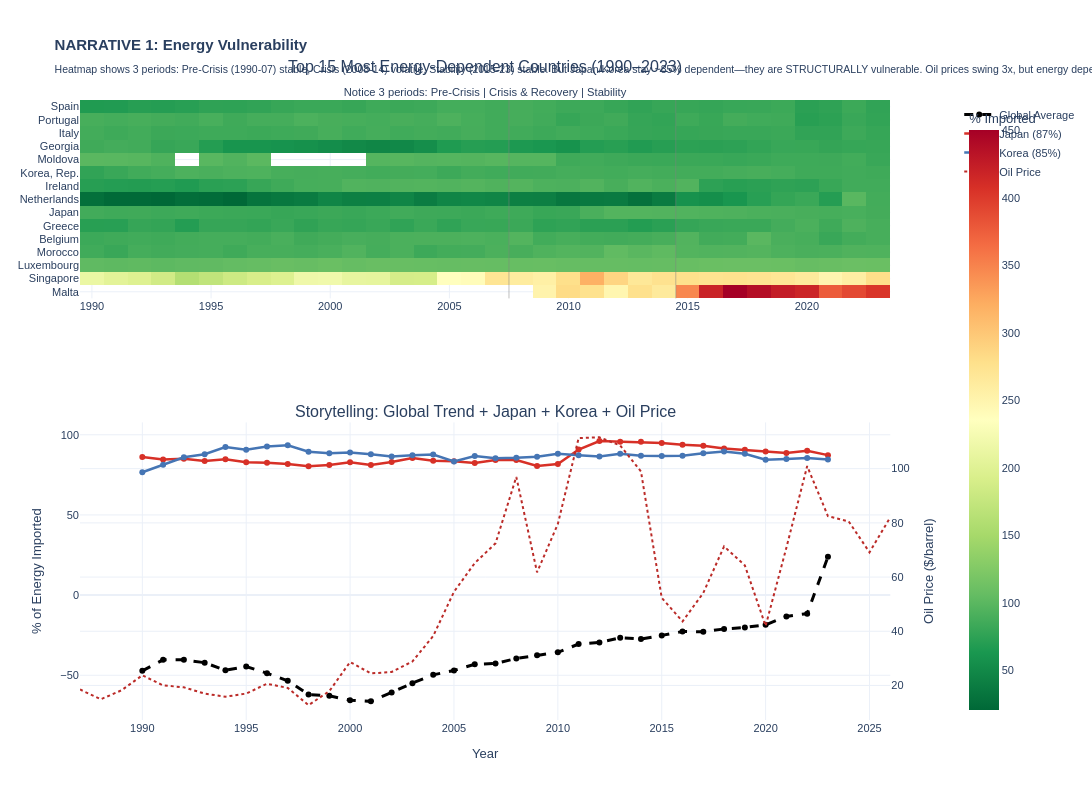

The notebook cell saved with this chart:
### Markdown cell above
### Narrative 1: Energy Vulnerability Over 30 Years

### Code cell
from plotly.subplots import make_subplots

# Top 15 most vulnerable countries
top_15 = df_imports[df_imports['Year'] == 2023].nlargest(15, 'Import_Dependency_Pct')['Country Name'].unique()

# Create heatmap
heatmap = df_imports[df_imports['Country Name'].isin(top_15)].pivot(
    index='Country Name', columns='Year', values='Import_Dependency_Pct'
).loc[top_15]

# Subplot: heatmap (top) + curves (bottom)
fig = make_subplots(
    rows=2, cols=1,
    subplot_titles=(
        'Top 15 Most Energy-Dependent Countries (1990–2023)<br><sub>Notice 3 periods: Pre-Crisis | Crisis & Recovery | Stability</sub>',
        'Storytelling: Global Trend + Japan + Korea + Oil Price'
    ),
    specs=[[{"type": "heatmap"}], [{"secondary_y": True}]],
    vertical_spacing=0.2, row_heights=[0.4, 0.6]
)

# Heatmap
fig.add_trace(go.Heatmap(
    z=heatmap.values, x=heatmap.columns, y=heatmap.index,
    colorscale='RdYlGn_r', colorbar=dict(title='% Imported'),
    hovertemplate='%{y}<br>Year: %{x}<br>Import: %{z:.1f}%<extra></extra>'
), row=1, col=1)

# Period dividers (visual storytelling)
fig.add_vline(x=2007.5, line_color='gray', line_width=1, opacity=0.5, row=1)
fig.add_vline(x=2014.5, line_color='gray', line_width=1, opacity=0.5, row=1)

# Storytelling curves
global_avg = df_imports.groupby('Year')['Import_Dependency_Pct'].mean()
fig.add_trace(go.Scatter(x=global_avg.index, y=global_avg.values, mode='lines+markers',
    name='Global Average', line=dict(color='black', width=3, dash='dash')),
    row=2, col=1, secondary_y=False)

# Japan
japan = df_imports[df_imports['Country Name'] == 'Japan'].sort_values('Year')
fig.add_trace(go.Scatter(x=japan['Year'], y=japan['Import_Dependency_Pct'],
    mode='lines+markers', name='Japan (87%)', line=dict(color='#d73027', width=2.5)),
    row=2, col=1, secondary_y=False)

# Korea
korea = df_imports[df_imports['Country Name'] == 'Korea, Rep.'].sort_values('Year')
fig.add_trace(go.Scatter(x=korea['Year'], y=korea['Import_Dependency_Pct'],
    mode='lines+markers', name='Korea (85%)', line=dict(color='#4575b4', width=2.5)),
    row=2, col=1, secondary_y=False)

# Oil price (secondary axis)
df_oil_sorted['YearMonth'] = df_oil_sorted['Date'].dt.to_period('Y')
oil_yearly = df_oil_sorted.groupby('YearMonth')['Price'].mean()
oil_years = [pd.Timestamp(str(p)).year for p in oil_yearly.index]
fig.add_trace(go.Scatter(x=oil_years, y=oil_yearly.values, mode='lines',
    name='Oil Price', line=dict(color='#bb2b28', width=2, dash='dot')),
    row=2, col=1, secondary_y=True)

fig.update_yaxes(title_text='% of Energy Imported', row=2, col=1, secondary_y=False)
fig.update_yaxes(title_text='Oil Price ($/barrel)', row=2, col=1, secondary_y=True)
fig.update_xaxes(title_text='Year', row=2, col=1)

fig.update_layout(
    title_text='<b>NARRATIVE 1: Energy Vulnerability</b><br><sub>Heatmap shows 3 periods: Pre-Crisis (1990-07) stable, Crisis (2008-14) volatile, Stability (2015-23) stable. '
    'But Japan/Korea stay ~85% dependent—they are STRUCTURALLY vulnerable. Oil prices swing 3x, but energy dependency doesn\'t change.</sub>',
    height=800, width=1200, template='plotly_white', hovermode='x unified', showlegend=True,
    font=dict(family='Arial', size=11)
)

fig.show()
print('✓ Narrative 1: Energy Vulnerability')

### Figure 1 — Plotly figure (JSON) as saved in the notebook; plotly's stock layout.template omitted (floating-point values rounded to 4 significant figures; data arrays with more than 128 entries replaced by an {"elided": "..."} marker saying what was removed)
{"data": [{"colorbar": {"title": {"text": "% Imported"}}, "colorscale": [[0, "rgb(0,104,55)"], [0.1, "rgb(26,152,80)"], [0.2, "rgb(102,189,99)"], [0.3, "rgb(166,217,106)"], [0.4, "rgb(217,239,139)"], [0.5, "rgb(255,255,191)"], [0.6, "rgb(254,224,139)"], [0.7, "rgb(253,174,97)"], [0.8, "rgb(244,109,67)"], [0.9, "rgb(215,48,39)"], [1, "rgb(165,0,38)"]], "hovertemplate": "%{y}<br>Year: %{x}<br>Import: %{z:.1f}%<extra></extra>", "type": "heatmap", "x": [1990, 1991, 1992, 1993, 1994, 1995, 1996, 1997, 1998, 1999, 2000, 2001, 2002, 2003, 2004, 2005, 2006, 2007, 2008, 2009, 2010, 2011, 2012, 2013, 2014, 2015, 2016, 2017, 2018, 2019, 2020, 2021, 2022, 2023], "xaxis": "x", "y": ["Malta", "Singapore", "Luxembourg", "Morocco", "Belgium", "Greece", "Japan", "Netherlands", "Ireland", "Korea, Rep.", "Moldova", "Georgia", "Italy", "Portugal", "Spain"], "yaxis": "y", "z": {"elided": "15x34 float values"}}, {"line": {"color": "black", "dash": "dash", "width": 3}, "mode": "lines+markers", "name": "Global Average", "type": "scatter", "x": [1990, 1991, 1992, 1993, 1994, 1995, 1996, 1997, 1998, 1999, 2000, 2001, 2002, 2003, 2004, 2005, 2006, 2007, 2008, 2009, 2010, 2011, 2012, 2013, 2014, 2015, 2016, 2017, 2018, 2019, 2020, 2021, 2022, 2023], "xaxis": "x2", "y": [-47.25, -40.39, -40.38, -42.16, -46.92, -44.58, -48.69, -53.5, -61.98, -62.83, -65.59, -66.29, -60.71, -54.92, -49.76, -47.0, -43.15, -42.6, -39.57, -37.46, -35.68, -30.54, -29.51, -26.65, -27.42, -25.13, -22.74, -22.92, -21.13, -20.2, -18.56, -13.29, -11.57, 23.89], "yaxis": "y2"}, {"line": {"color": "#d73027", "width": 2.5}, "mode": "lines+markers", "name": "Japan (87%)", "type": "scatter", "x": [1990, 1991, 1992, 1993, 1994, 1995, 1996, 1997, 1998, 1999, 2000, 2001, 2002, 2003, 2004, 2005, 2006, 2007, 2008, 2009, 2010, 2011, 2012, 2013, 2014, 2015, 2016, 2017, 2018, 2019, 2020, 2021, 2022, 2023], "xaxis": "x2", "y": [86.1, 84.6, 85.0, 83.7, 84.8, 82.9, 82.6, 81.8, 80.3, 81.1, 82.8, 81.2, 83.0, 85.5, 83.8, 83.5, 82.4, 84.3, 84.2, 80.6, 81.7, 90.8, 96.1, 95.7, 95.6, 94.8, 93.8, 93.1, 91.4, 90.6, 89.6, 88.7, 90.0, 87.3], "yaxis": "y2"}, {"line": {"color": "#4575b4", "width": 2.5}, "mode": "lines+markers", "name": "Korea (85%)", "type": "scatter", "x": [1990, 1991, 1992, 1993, 1994, 1995, 1996, 1997, 1998, 1999, 2000, 2001, 2002, 2003, 2004, 2005, 2006, 2007, 2008, 2009, 2010, 2011, 2012, 2013, 2014, 2015, 2016, 2017, 2018, 2019, 2020, 2021, 2022, 2023], "xaxis": "x2", "y": [76.6, 81.3, 86.0, 87.9, 92.4, 90.7, 92.7, 93.4, 89.4, 88.4, 88.9, 87.9, 86.5, 87.3, 87.7, 83.4, 86.8, 85.4, 85.6, 86.3, 88.1, 87.2, 86.5, 88.1, 86.9, 86.7, 86.9, 88.5, 89.5, 88.2, 84.5, 84.9, 85.5, 84.6], "yaxis": "y2"}, {"line": {"color": "#bb2b28", "dash": "dot", "width": 2}, "mode": "lines", "name": "Oil Price", "type": "scatter", "x": [1987, 1988, 1989, 1990, 1991, 1992, 1993, 1994, 1995, 1996, 1997, 1998, 1999, 2000, 2001, 2002, 2003, 2004, 2005, 2006, 2007, 2008, 2009, 2010, 2011, 2012, 2013, 2014, 2015, 2016, 2017, 2018, 2019, 2020, 2021, 2022, 2023, 2024, 2025, 2026], "xaxis": "x2", "y": [18.53, 14.91, 18.23, 23.76, 20.04, 19.32, 17.01, 15.86, 17.02, 20.64, 19.11, 12.76, 17.9, 28.66, 24.46, 24.99, 28.85, 38.26, 54.57, 65.16, 72.44, 96.94, 61.74, 79.61, 111.3, 111.6, 108.6, 98.97, 52.32, 43.64, 54.12, 71.33, 64.3, 41.96, 70.86, 100.9, 82.49, 80.52, 69.14, 82.04], "yaxis": "y3"}], "layout": {"annotations": [{"font": {"size": 16}, "showarrow": false, "text": "Top 15 Most Energy-Dependent Countries (1990–2023)<br><sub>Notice 3 periods: Pre-Crisis | Crisis & Recovery | Stability</sub>", "x": 0.47, "xanchor": "center", "xref": "paper", "y": 1, "yanchor": "bottom", "yref": "paper"}, {"font": {"size": 16}, "showarrow": false, "text": "Storytelling: Global Trend + Japan + Korea + Oil Price", "x": 0.47, "xanchor": "center", "xref": "paper", "y": 0.48, "yanchor": "bottom", "yref": "paper"}], "font": {"family": "Arial", "size": 11}, "height": 800, "hovermode": "x unified", "shapes": [{"line": {"color": "gray", "width": 1}, "opacity": 0.5, "type": "line", "x0": 2008.0, "x1": 2008.0, "xref": "x", "y0": 0, "y1": 1, "yref": "y domain"}, {"line": {"color": "gray", "width": 1}, "opacity": 0.5, "type": "line", "x0": 2014.0, "x1": 2014.0, "xref": "x", "y0": 0, "y1": 1, "yref": "y domain"}], "showlegend": true, "title": {"text": "<b>NARRATIVE 1: Energy Vulnerability</b><br><sub>Heatmap shows 3 periods: Pre-Crisis (1990-07) stable, Crisis (2008-14) volatile, Stability (2015-23) stable. But Japan/Korea stay ~85% dependent—they are STRUCTURALLY vulnerable. Oil prices swing 3x, but energy dependency doesn't change.</sub>"}, "width": 1200, "xaxis": {"anchor": "y", "domain": [0, 0.94]}, "xaxis2": {"anchor": "y2", "domain": [0, 0.94], "title": {"text": "Year"}}, "yaxis": {"anchor": "x", "domain": [0.68, 1]}, "yaxis2": {"anchor": "x2", "domain": [0, 0.48], "title": {"text": "% of Energy Imported"}}, "yaxis3": {"anchor": "x2", "overlaying": "y2", "side": "right", "title": {"text": "Oil Price ($/barrel)"}}}}
